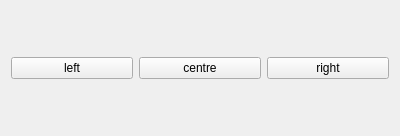
<?xml version="1.0" encoding="UTF-8"?>
<ui version="4.0">
 <class>guiDlg</class>
 <widget class="QWidget" name="guiDlg">
  <property name="geometry">
   <rect>
    <x>0</x>
    <y>0</y>
    <width>400</width>
    <height>136</height>
   </rect>
  </property>
  <property name="maximumSize">
   <size>
    <width>16777215</width>
    <height>140</height>
   </size>
  </property>
  <property name="windowTitle">
   <string>path_conceptualizer</string>
  </property>
  <layout class="QVBoxLayout" name="verticalLayout">
   <item>
    <layout class="QHBoxLayout" name="horizontalLayout">
     <item>
      <widget class="QPushButton" name="pushButton_left">
       <property name="text">
        <string>left</string>
       </property>
       <property name="checkable">
        <bool>false</bool>
       </property>
      </widget>
     </item>
     <item>
      <widget class="QPushButton" name="pushButton_centre">
       <property name="text">
        <string>centre</string>
       </property>
       <property name="checkable">
        <bool>false</bool>
       </property>
      </widget>
     </item>
     <item>
      <widget class="QPushButton" name="pushButton_right">
       <property name="text">
        <string>right</string>
       </property>
       <property name="checkable">
        <bool>false</bool>
       </property>
      </widget>
     </item>
    </layout>
   </item>
  </layout>
 </widget>
 <resources/>
 <connections/>
</ui>
